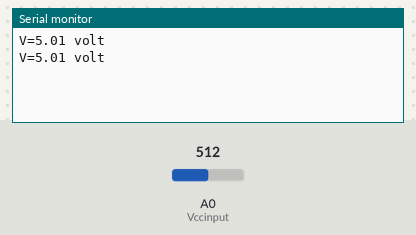
Recording of a sketch running on a simulated Arduino Uno, built with avr-gcc and run on an emulated ATmega328P. On the bench: the last lines printed to the serial monitor. Inputs (shaded band) come from the test bench; at power-on: A0 (Vccinput) = 512.

Above: at 3.8 s.
3.9 s: A0 (Vccinput) set to 716
At 6.9 s:
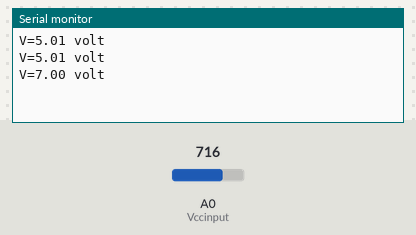
7.8 s: A0 (Vccinput) set to 900
At 10.5 s:
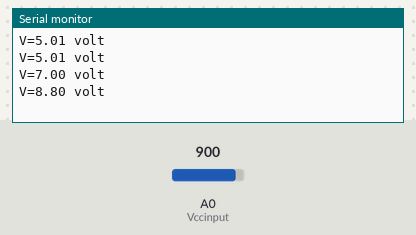
Timing chart, 0 to 12.0 s (numbered marks = the images above; inputs shaded):
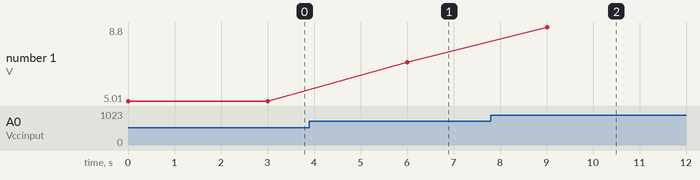

The sketch:

medir_vcc.ino
```cpp
#define Vccinput A0
#define Vmax 9.0  // Bateria de 9 Volt, da 9.6 Volt nueva
#define Vdiv 4.5 // Valor del divisor de voltaje, 4.5 corresponte a un divisor con R1=R2=10k
                 // Vout = Vin * (R2/(R1 + R2))
void setup() {
  Serial.begin(9600);

}

void loop() {

  float Vcc = readVcc() / 1000.0;
  float voltage = (analogRead(Vccinput) / 1024.0) * Vcc;

  Serial.print("V=");
  Serial.print(calcBatteryLevel(voltage));
  Serial.println(" volt");

  delay(3000);
}


long readVcc() {
   ADMUX = _BV(REFS0) | _BV(MUX3) | _BV(MUX2) | _BV(MUX1);
   delay(2);
   ADCSRA |= _BV(ADSC);
   while (bit_is_set(ADCSRA, ADSC));

   long result = ADCL;
   result |= ADCH << 8;
   // 1126400L = 1.1 x 1024 x 1000, 1.1 V Referencia de Arduino
   result = 1126400L / result; // Back-calculate AVcc in mV
   return result;
}

float calcBatteryLevel(float Voltage) {
  return Voltage*Vmax/Vdiv;
}
```

Measured:
- after the input at 3.9 s, the serial monitor: prints a new line after 2.1 s (image 1)
- after the input at 7.8 s, the serial monitor: prints a new line after 1.2 s (image 2)
- plotted number 1: 5.01 → 7 after the input at 3.9 s, 7 → 8.8 after the input at 7.8 s
